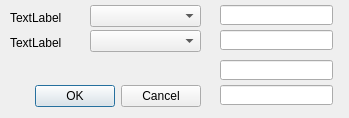
<?xml version="1.0" encoding="UTF-8"?>
<ui version="4.0">
 <class>ChooseForm</class>
 <widget class="QDialog" name="ChooseForm">
  <property name="geometry">
   <rect>
    <x>0</x>
    <y>0</y>
    <width>349</width>
    <height>118</height>
   </rect>
  </property>
  <property name="windowTitle">
   <string>Dialog</string>
  </property>
  <widget class="QDialogButtonBox" name="buttonBox">
   <property name="geometry">
    <rect>
     <x>0</x>
     <y>80</y>
     <width>201</width>
     <height>32</height>
    </rect>
   </property>
   <property name="orientation">
    <enum>Qt::Horizontal</enum>
   </property>
   <property name="standardButtons">
    <set>QDialogButtonBox::Cancel|QDialogButtonBox::Ok</set>
   </property>
  </widget>
  <widget class="QComboBox" name="comboBox">
   <property name="geometry">
    <rect>
     <x>90</x>
     <y>5</y>
     <width>111</width>
     <height>22</height>
    </rect>
   </property>
  </widget>
  <widget class="QComboBox" name="comboBox_2">
   <property name="geometry">
    <rect>
     <x>90</x>
     <y>30</y>
     <width>111</width>
     <height>22</height>
    </rect>
   </property>
  </widget>
  <widget class="QLabel" name="label">
   <property name="geometry">
    <rect>
     <x>10</x>
     <y>10</y>
     <width>71</width>
     <height>16</height>
    </rect>
   </property>
   <property name="text">
    <string>TextLabel</string>
   </property>
  </widget>
  <widget class="QLabel" name="label_2">
   <property name="geometry">
    <rect>
     <x>10</x>
     <y>35</y>
     <width>71</width>
     <height>16</height>
    </rect>
   </property>
   <property name="text">
    <string>TextLabel</string>
   </property>
  </widget>
  <widget class="QLineEdit" name="lineEdit">
   <property name="geometry">
    <rect>
     <x>220</x>
     <y>5</y>
     <width>113</width>
     <height>20</height>
    </rect>
   </property>
  </widget>
  <widget class="QLineEdit" name="lineEdit_2">
   <property name="geometry">
    <rect>
     <x>220</x>
     <y>30</y>
     <width>113</width>
     <height>20</height>
    </rect>
   </property>
  </widget>
  <widget class="QLineEdit" name="lineEdit_3">
   <property name="geometry">
    <rect>
     <x>220</x>
     <y>60</y>
     <width>113</width>
     <height>20</height>
    </rect>
   </property>
  </widget>
  <widget class="QLineEdit" name="lineEdit_4">
   <property name="geometry">
    <rect>
     <x>220</x>
     <y>85</y>
     <width>113</width>
     <height>20</height>
    </rect>
   </property>
  </widget>
 </widget>
 <resources/>
 <connections>
  <connection>
   <sender>buttonBox</sender>
   <signal>accepted()</signal>
   <receiver>ChooseForm</receiver>
   <slot>accept()</slot>
   <hints>
    <hint type="sourcelabel">
     <x>248</x>
     <y>254</y>
    </hint>
    <hint type="destinationlabel">
     <x>157</x>
     <y>274</y>
    </hint>
   </hints>
  </connection>
  <connection>
   <sender>buttonBox</sender>
   <signal>rejected()</signal>
   <receiver>ChooseForm</receiver>
   <slot>reject()</slot>
   <hints>
    <hint type="sourcelabel">
     <x>316</x>
     <y>260</y>
    </hint>
    <hint type="destinationlabel">
     <x>286</x>
     <y>274</y>
    </hint>
   </hints>
  </connection>
 </connections>
</ui>
